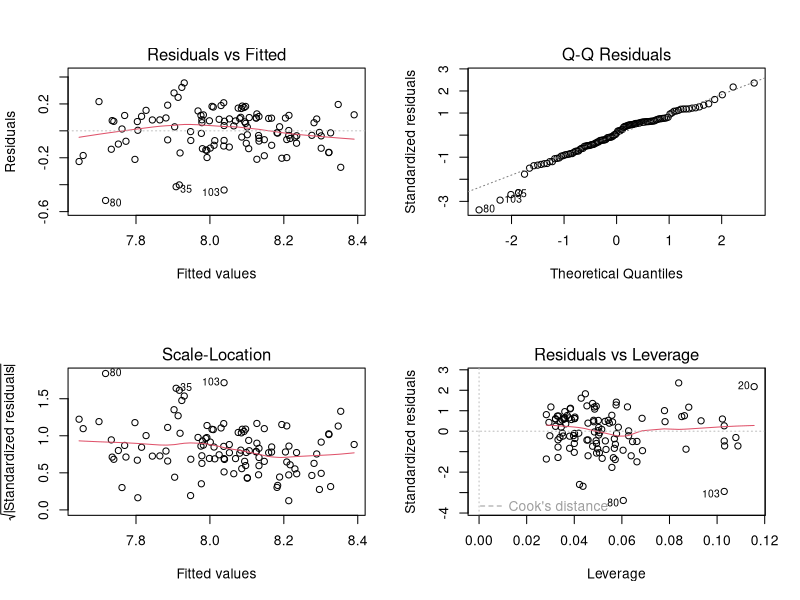

This chart was generated by the following R code:
# SESIÓN 5 · DEL DATO BRUTO A UNA PRIMERA REGRESIÓN
library(tidyverse)

empleo <- read_csv("datos/empleo_peru_bruto.csv", show_col_types = FALSE)

base_modelo <- empleo |>
  distinct(id_persona, .keep_all = TRUE) |>
  mutate(
    region = str_to_title(str_trim(region)),
    edad = if_else(edad >= 18 & edad <= 80, edad, NA_real_),
    ingreso_mensual = if_else(ingreso_mensual > 0, ingreso_mensual, NA_real_),
    ln_ingreso = log(ingreso_mensual),
    experiencia2 = experiencia_anios^2,
    sexo = factor(sexo),
    formal = factor(formal)
  ) |>
  drop_na(ln_ingreso, educacion_anios, experiencia_anios, sexo, formal)

# Modelo didáctico
modelo <- lm(
  ln_ingreso ~ educacion_anios + experiencia_anios + experiencia2 + sexo + formal,
  data = base_modelo
)
summary(modelo)
coef(modelo)
residuals(modelo)
fitted(modelo)

# Diagnóstico visual introductorio
par(mfrow = c(2, 2))
plot(modelo)
par(mfrow = c(1, 1))

# Nota: esta sesión es un puente hacia Econometría con R.
# La interpretación inferencial completa corresponde al curso siguiente.
